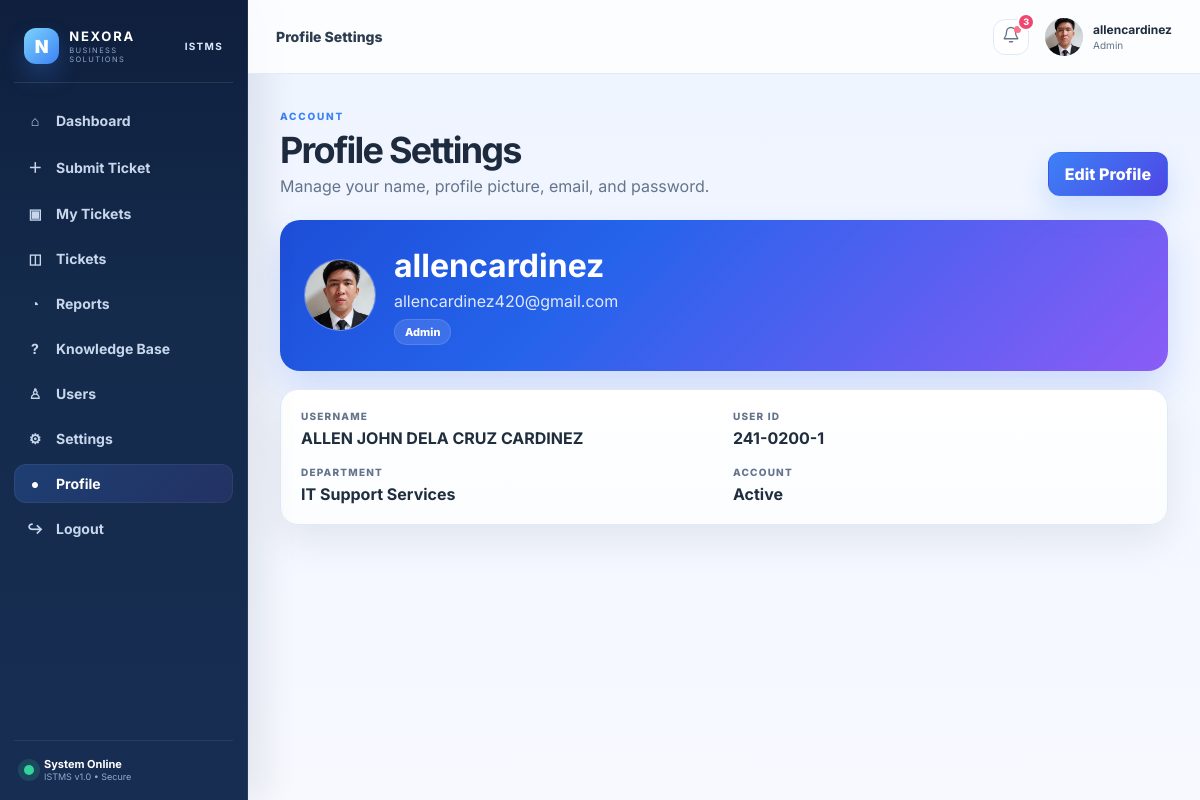
Screenshot of /profile/ (signed in) with the database file from the repository.
### tickets/models.py (models this page shows, shortened)
class Profile(models.Model):
    DEPARTMENT_CHOICES = [
        ("Information Technology", "Information Technology"),
        ("IT Support Services", "IT Support Services"),
        ("Network and Infrastructure", "Network and Infrastructure"),
        ("Human Resources", "Human Resources"),
        ("Operations", "Operations"),
    ]
    ROLE_CHOICES = [
        ("user", "User"),
        ("admin", "Admin"),
    ]
    user = models.OneToOneField(User, on_delete=models.CASCADE)
    role = models.CharField(max_length=20, choices=ROLE_CHOICES, default="user")
    department = models.CharField(max_length=100, blank=True, choices=DEPARTMENT_CHOICES)
    user_identifier = models.CharField(max_length=50, blank=True, verbose_name="User ID")
    avatar_initials = models.CharField(max_length=5, blank=True)
    profile_picture = models.FileField(upload_to="profile_pictures/", blank=True)
    def get_role_display(self):
        return "Admin" if self.role in {"admin", "manager"} or self.user.is_superuser else "User"

### tickets/views.py (the view)
# urls.py: path("profile/", views.profile, name="profile"),
@login_required
def profile(request):
    return render(request, "tickets/profile.html", {"profile": getattr(request.user, "profile", None)})

### tickets/context_processors.py (called while the page is built)
def notification_context(request):
    if not request.user.is_authenticated:
        return {"notifications": [], "unread_notification_count": 0}
    user_notifications = request.user.notifications.select_related("ticket", "ticket__submitted_by")
    return {
        "notifications": user_notifications[:8],
        "unread_notification_count": user_notifications.filter(read_at__isnull=True).count(),
    }

### tickets/templates/tickets/profile.html
{% extends 'tickets/base.html' %}{% block title %}Profile{% endblock %}{% block page_label %}Profile Settings{% endblock %}
{% block content %}
<div class="page-heading"><div><span class="eyebrow">ACCOUNT</span><h1>Profile Settings</h1><p>Manage your name, profile picture, email, and password.</p></div><a href="{% url 'profile_edit' %}" class="btn primary">Edit Profile</a></div>
<div class="profile-card">{% if profile.profile_picture %}<img class="profile-avatar" src="{{ profile.profile_picture.url }}" alt="Profile picture">{% else %}<div class="profile-avatar">{{request.user.first_name|first|default:request.user.username|first|upper}}</div>{% endif %}<div><h2>{{request.user.get_full_name|default:request.user.username}}</h2><p>{{request.user.email}}</p><span class="role-pill">{{profile.get_role_display}}</span></div></div>
<div class="panel"><div class="info-grid"><div><small>Username</small><strong>{{request.user.username}}</strong></div><div><small>User ID</small><strong>{{profile.user_identifier|default:"—"}}</strong></div><div><small>Department</small><strong>{{profile.department|default:"—"}}</strong></div><div><small>Account</small><strong>{% if request.user.is_active %}Active{% else %}Inactive{% endif %}</strong></div></div></div>{% endblock %}

### tickets/templates/tickets/base.html (shortened to what this page needs)
{% load static %}
<!DOCTYPE html>
<html lang="en">
<head>
<link rel="stylesheet" href="{% static 'tickets/css/style.css' %}?v=10">
</head>
<body>
<div class="app-shell">
  <aside class="sidebar" id="sidebar">
    <div class="brand">
      <div class="brand-mark">N</div>
      <div><strong>NEXORA</strong><span>BUSINESS SOLUTIONS</span></div>
      <b class="brand-divider">ISTMS</b>
    </div>
    <nav class="nav">
      <a href="{% url 'dashboard' %}" class="{% if request.resolver_match.url_name == 'dashboard' %}active{% endif %}"><span>⌂</span>Dashboard</a>
      <a href="{% url 'submit_ticket' %}" class="{% if request.resolver_match.url_name == 'submit_ticket' %}active{% endif %}"><span>＋</span>Submit Ticket</a>
      <a href="{% url 'my_tickets' %}" class="{% if request.resolver_match.url_name == 'my_tickets' %}active{% endif %}"><span>▣</span>My Tickets</a>
      {% if request.user.profile.role == 'admin' or request.user.profile.role == 'manager' or request.user.is_superuser %}
      <a href="{% url 'all_tickets' %}" class="{% if request.resolver_match.url_name == 'all_tickets' %}active{% endif %}"><span>◫</span>Tickets</a>
      {% endif %}
      {% if request.user.profile.role == 'admin' or request.user.profile.role == 'manager' or request.user.is_superuser %}
      <a href="{% url 'reports' %}" class="{% if request.resolver_match.url_name == 'reports' %}active{% endif %}"><span>◔</span>Reports</a>
      {% endif %}
      <a href="{% url 'knowledge_base' %}" class="{% if request.resolver_match.url_name == 'knowledge_base' %}active{% endif %}"><span>?</span>Knowledge Base</a>
      {% if request.user.profile.role == 'admin' or request.user.profile.role == 'manager' or request.user.is_superuser %}
      <a href="{% url 'user_management' %}" class="{% if request.resolver_match.url_name == 'user_management' %}active{% endif %}"><span>♙</span>Users</a>
      <a href="{% url 'settings_page' %}" class="{% if request.resolver_match.url_name == 'settings_page' %}active{% endif %}"><span>⚙</span>Settings</a>
      {% endif %}
      <a href="{% url 'profile' %}" class="{% if request.resolver_match.url_name == 'profile' %}active{% endif %}"><span>●</span>Profile</a>
      <a href="{% url 'logout' %}"><span>↪</span>Logout</a>
    </nav>
    <div class="sidebar-footer">
      <div class="mini-status"></div>
      <div><strong>System Online</strong><small>ISTMS v1.0 • Secure</small></div>
    </div>
  </aside>
  <main class="main">
    <header class="topbar">
      <div class="top-title">{% block page_label %}IT Support Management{% endblock %}</div>
      <div class="top-actions">
        <div class="notification-wrap" id="notificationWrap" data-feed-url="{% url 'notifications_feed' %}">
          <button class="icon-btn notification-toggle" id="notificationToggle" type="button" title="Notifications" aria-label="Notifications" aria-expanded="false" aria-controls="notificationPanel">
            <svg viewBox="0 0 24 24" width="18" height="18" fill="none" stroke="currentColor" stroke-width="1.8" stroke-linecap="round" stroke-linejoin="round" aria-hidden="true"><path d="M18 8a6 6 0 0 0-12 0c0 7-3 7-3 9h18c0-2-3-2-3-9"/><path d="M10 21h4"/></svg>
            <i id="notificationDot"{% if not unread_notification_count %} hidden{% endif %}></i>
            <span class="notification-count" id="notificationCount"{% if not unread_notification_count %} hidden{% endif %}>{{ unread_notification_count }}</span>
          </button>
        </div>
        <a class="user-menu" href="{% url 'profile_edit' %}" aria-label="Edit your profile" title="Edit profile">
          {% if request.user.profile.profile_picture %}<img class="avatar" src="{{ request.user.profile.profile_picture.url }}" alt="Profile picture">{% else %}<div class="avatar">{{ request.user.first_name|first|default:request.user.username|first|upper }}{{ request.user.last_name|first|upper }}</div>{% endif %}
          <div class="user-meta"><strong>{{ request.user.get_full_name|default:request.user.username }}</strong><span>{{ request.user.profile.get_role_display }}</span></div>
        </a>
      </div>
    </header>
    <section class="content">
      {% block content %}{% endblock %}
    </section>
  </main>
</div>
</body>
</html>

### rows the page displays
Profile: profile_picture (picture), role "Admin", user_identifier "241-0200-1", department "IT Support Services"

### other values shown
{{ unread_notification_count }} "3"
{{ request.user.get_full_name|default:request.user.username }} "allencardinez"
{{ request.user.profile.get_role_display }} "Admin"
{{ request.user.email }} "allencardinez420@gmail.com"
{{ request.user.username }} "ALLEN JOHN DELA CRUZ CARDINEZ"
